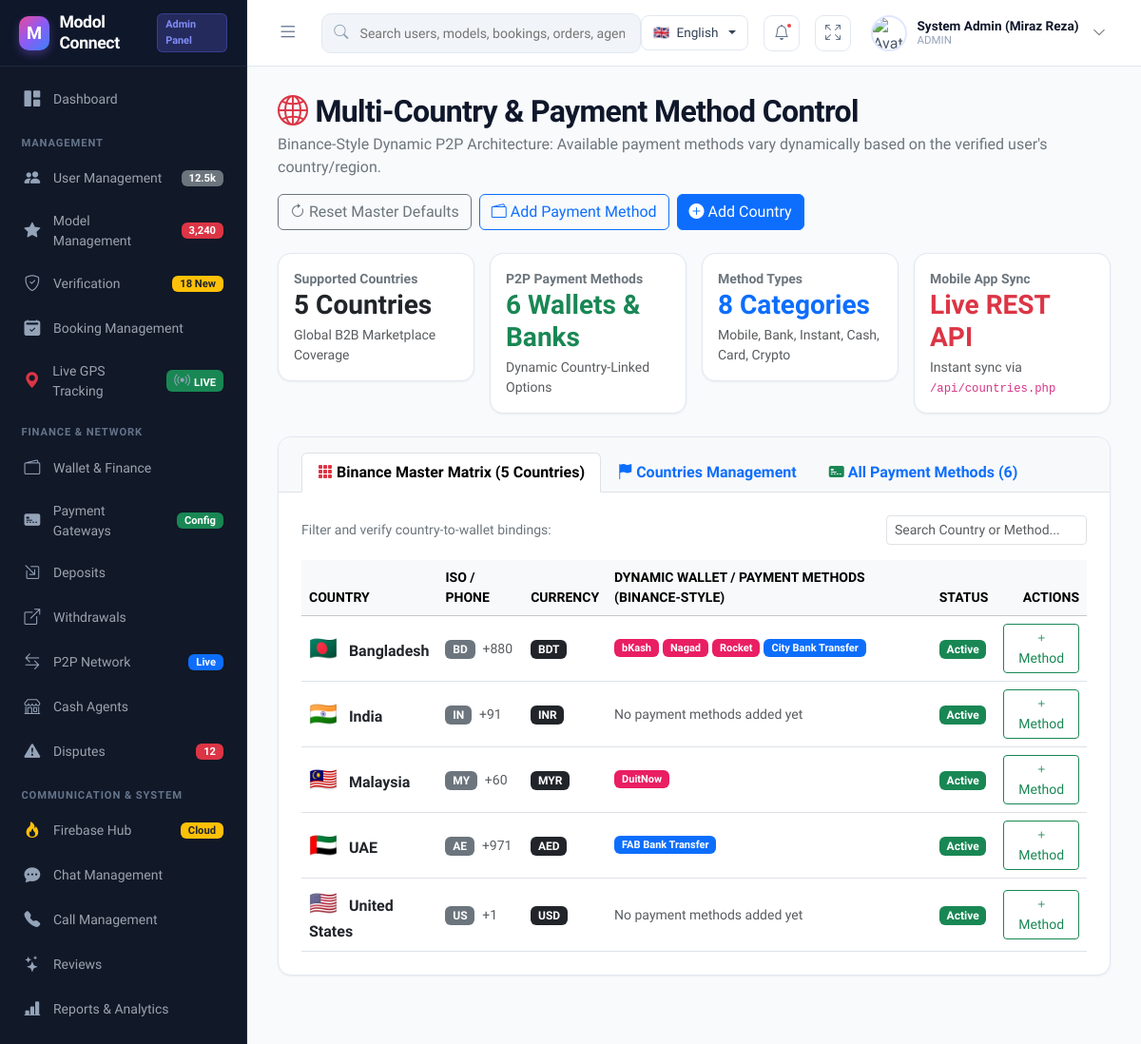
/admin/country_currency.php (signed in), run on the app's committed database.
### tables this page shows
CREATE TABLE IF NOT EXISTS `countries` (
    `id` INT AUTO_INCREMENT PRIMARY KEY,
    `country_name` VARCHAR(100) NOT NULL,
    `iso_code` VARCHAR(10) NOT NULL,
    `phone_code` VARCHAR(15) NOT NULL,
    `currency_code` VARCHAR(10) NOT NULL,
    `flag` VARCHAR(20) DEFAULT '🌐',
    `status` VARCHAR(30) DEFAULT 'Active',
    `created_at` TIMESTAMP DEFAULT CURRENT_TIMESTAMP
);

CREATE TABLE IF NOT EXISTS `payment_methods` (
    `id` INT AUTO_INCREMENT PRIMARY KEY,
    `country_id` INT NOT NULL,
    `method_name` VARCHAR(100) NOT NULL,
    `method_type` VARCHAR(50) DEFAULT 'Mobile Wallet',
    `logo` VARCHAR(255) DEFAULT '',
    `min_amount` DECIMAL(12,2) DEFAULT 100.00,
    `max_amount` DECIMAL(12,2) DEFAULT 500000.00,
    `status` VARCHAR(30) DEFAULT 'Active',
    `created_at` TIMESTAMP DEFAULT CURRENT_TIMESTAMP,
    INDEX (`country_id`)
);

### admin/country_currency.php (the view, shortened to what this page needs)
<?php
require_once __DIR__ . '/layout.php';
$db = null;
try {
    $db = Database::getInstance();
} catch (Throwable $e) {
    error_log("Country currency DB connect notice: " . $e->getMessage());
}
if ($db) {
    try {
    if (Database::isMySQL()) {
        $db->exec("
        CREATE TABLE IF NOT EXISTS `countries` (
            `id` INT AUTO_INCREMENT PRIMARY KEY,
            `country_name` VARCHAR(100) NOT NULL,
            `iso_code` VARCHAR(10) NOT NULL,
            `phone_code` VARCHAR(15) NOT NULL,
            `currency_code` VARCHAR(10) NOT NULL,
            `flag` VARCHAR(20) DEFAULT '🌐',
            `status` VARCHAR(20) DEFAULT 'Active',
            `created_at` TIMESTAMP DEFAULT CURRENT_TIMESTAMP
        ) ENGINE=InnoDB DEFAULT CHARSET=utf8mb4 COLLATE=utf8mb4_unicode_ci;
        ");
        $db->exec("
        CREATE TABLE IF NOT EXISTS `payment_methods` (
            `id` INT AUTO_INCREMENT PRIMARY KEY,
            `country_id` INT NOT NULL,
            `method_name` VARCHAR(100) NOT NULL,
            `method_type` VARCHAR(50) DEFAULT 'Mobile Wallet',
            `logo` VARCHAR(255) DEFAULT '',
            `min_amount` DECIMAL(12,2) DEFAULT 100.00,
            `max_amount` DECIMAL(12,2) DEFAULT 500000.00,
            `status` VARCHAR(20) DEFAULT 'Active',
            `created_at` TIMESTAMP DEFAULT CURRENT_TIMESTAMP
        ) ENGINE=InnoDB DEFAULT CHARSET=utf8mb4 COLLATE=utf8mb4_unicode_ci;
        ");
        $db->exec("
        CREATE TABLE IF NOT EXISTS `countries_currencies` (
            `id` INT AUTO_INCREMENT PRIMARY KEY,
            `country_code` VARCHAR(10) NOT NULL,
            `country_name` VARCHAR(100) NOT NULL,
            `flag` VARCHAR(20) DEFAULT '🌐',
            `currency_code` VARCHAR(10) NOT NULL,
            `currency_symbol` VARCHAR(10) NOT NULL,
            `rate_to_usd` DECIMAL(12,4) NOT NULL DEFAULT 1.0000,
            `min_deposit` DECIMAL(12,2) DEFAULT 500.00,
            `min_withdrawal` DECIMAL(12,2) DEFAULT 1000.00,
            `status` VARCHAR(20) DEFAULT 'Active',
            `updated_at` TIMESTAMP DEFAULT CURRENT_TIMESTAMP ON UPDATE CURRENT_TIMESTAMP,
            `created_at` TIMESTAMP DEFAULT CURRENT_TIMESTAMP
        ) ENGINE=InnoDB DEFAULT CHARSET=utf8mb4 COLLATE=utf8mb4_unicode_ci;
        ");
    }
} catch (Throwable $e) {
    error_log("Country/currency table check notice: " . $e->getMessage());
}
}
$countries = [];
$methodsByCountry = [];
if ($db) {
    try {
        $countries = $db->query("SELECT * FROM countries ORDER BY country_name ASC")->fetchAll(PDO::FETCH_ASSOC);
        $allMethodsStmt = $db->query("SELECT pm.*, c.country_name, c.flag, c.currency_code FROM payment_methods pm JOIN countries c ON pm.country_id = c.id ORDER BY c.country_name ASC, pm.id ASC");
        $allMethods = $allMethodsStmt->fetchAll(PDO::FETCH_ASSOC);
        foreach ($allMethods as $m) {
            $methodsByCountry[$m['country_id']][] = $m;
        }
    } catch (Throwable $e) {
        error_log("Country/currency query error: " . $e->getMessage());
        $msg = "Database query notice: " . $e->getMessage();
        $msgType = "warning";
    }
} else {
    $msg = "Database offline. Viewing system cached regional data.";
    $msgType = "warning";
}
?>
<div class="d-flex justify-content-between align-items-center mb-4 flex-wrap gap-3">
    <div>
        <h2 class="fw-bold mb-1" style="color: #0f172a; letter-spacing: -0.02em;">
            <i class="bi bi-globe2 text-danger me-2"></i>Multi-Country & Payment Method Control
        </h2>
        <p class="text-secondary mb-0">
            Binance-Style Dynamic P2P Architecture: Available payment methods vary dynamically based on the verified user's country/region.
        </p>
    </div>
    <div class="d-flex gap-2">
        <form method="POST" onsubmit="return confirm('Restore all 60+ countries and standard Binance P2P payment methods?');" class="d-inline">
            <button type="submit" class="btn btn-outline-secondary">
                <i class="bi bi-arrow-clockwise me-1"></i>Reset Master Defaults
            </button>
        </form>
        <button class="btn btn-outline-primary" data-bs-toggle="modal" data-bs-target="#addMethodModal">
            <i class="bi bi-wallet2 me-1"></i>Add Payment Method
        </button>
        <button class="btn btn-primary" data-bs-toggle="modal" data-bs-target="#addCountryModal">
            <i class="bi bi-plus-circle-fill me-1"></i>Add Country
        </button>
    </div>
</div>
<div class="row g-3 mb-4">
    <div class="col-md-3">
        <div class="card card-custom p-3 bg-white">
            <div class="text-secondary small fw-semibold">Supported Countries</div>
            <div class="h3 fw-bold mb-0 text-dark"><?= count($countries) ?> Countries</div>
            <div class="small text-muted mt-1">Global B2B Marketplace Coverage</div>
        </div>
    </div>
    <div class="col-md-3">
        <div class="card card-custom p-3 bg-white">
            <div class="text-secondary small fw-semibold">P2P Payment Methods</div>
            <div class="h3 fw-bold mb-0 text-success"><?= count($allMethods) ?> Wallets & Banks</div>
            <div class="small text-muted mt-1">Dynamic Country-Linked Options</div>
        </div>
    </div>
    <div class="col-md-3">
        <div class="card card-custom p-3 bg-white">
            <div class="text-secondary small fw-semibold">Method Types</div>
            <div class="h3 fw-bold mb-0 text-primary">8 Categories</div>
            <div class="small text-muted mt-1">Mobile, Bank, Instant, Cash, Card, Crypto</div>
        </div>
    </div>
    <div class="col-md-3">
        <div class="card card-custom p-3 bg-white">
            <div class="text-secondary small fw-semibold">Mobile App Sync</div>
            <div class="h3 fw-bold mb-0 text-danger">Live REST API</div>
            <div class="small text-muted mt-1">Instant sync via <code>/api/countries.php</code></div>
        </div>
    </div>
</div>
<div class="card card-custom p-0 overflow-hidden mb-4">
    <div class="border-bottom px-4 pt-3 bg-light">
        <ul class="nav nav-tabs border-0" id="matrixTab" role="tablist">
            <li class="nav-item">
                <a class="nav-link active fw-semibold" data-bs-toggle="tab" href="#matrix">
                    <i class="bi bi-grid-3x3-gap-fill me-1 text-danger"></i>Binance Master Matrix (<?= count($countries) ?> Countries)
                </a>
            </li>
            <li class="nav-item">
                <a class="nav-link fw-semibold" data-bs-toggle="tab" href="#countries_list">
                    <i class="bi bi-flag-fill me-1 text-primary"></i>Countries Management
                </a>
            </li>
            <li class="nav-item">
                <a class="nav-link fw-semibold" data-bs-toggle="tab" href="#methods_list">
                    <i class="bi bi-credit-card-2-front-fill me-1 text-success"></i>All Payment Methods (<?= count($allMethods) ?>)
                </a>
            </li>
        </ul>
    </div>
    <div class="tab-content p-4" id="matrixTabContent">
        <div class="tab-pane fade show active" id="matrix">
            <div class="d-flex justify-content-between align-items-center mb-3 flex-wrap gap-2">
                <span class="text-secondary small">Filter and verify country-to-wallet bindings:</span>
                <input type="text" id="matrixSearch" class="form-control form-control-sm w-auto" placeholder="Search Country or Method..." onkeyup="filterMatrixTable()">
            </div>
            <div class="table-responsive">
                <table class="table table-hover align-middle mb-0" id="matrixTable">
                    <thead class="table-light text-secondary small text-uppercase">
                        <tr>
                            <th>Country</th>
                            <th>ISO / Phone</th>
                            <th>Currency</th>
                            <th>Dynamic Wallet / Payment Methods (Binance-Style)</th>
                            <th>Status</th>
                            <th class="text-end">Actions</th>
                        </tr>
                    </thead>
                    <tbody>
                        <?php foreach ($countries as $c): ?>
                            <?php
                            $cMethods = $methodsByCountry[$c['id']] ?? [];
                            ?>
                            <tr>
                                <td>
                                    <span class="fs-4 me-2"><?= htmlspecialchars($c['flag']) ?></span>
                                    <strong class="text-dark"><?= htmlspecialchars($c['country_name']) ?></strong>
                                </td>
                                <td>
                                    <span class="badge bg-secondary"><?= htmlspecialchars($c['iso_code']) ?></span>
                                    <span class="text-muted small ms-1"><?= htmlspecialchars($c['phone_code']) ?></span>
                                </td>
                                <td>
                                    <span class="badge bg-dark fw-bold"><?= htmlspecialchars($c['currency_code']) ?></span>
                                </td>
                                <td>
                                    <?php if (empty($cMethods)): ?>
                                        <span class="text-muted small">No payment methods added yet</span>
                                    <?php else: ?>
                                        <div class="d-flex flex-wrap gap-1">
                                            <?php foreach ($cMethods as $m): ?>
                                                <?php
                                                $badgeClass = match($m['method_type']) {
                                                    'Mobile Wallet' => 'bg-pink text-white',
                                                    'Instant Bank' => 'bg-info text-dark',
                                                    'Bank Transfer' => 'bg-primary text-white',
                                                    'Cash' => 'bg-success text-white',
                                                    'E-Wallet' => 'bg-warning text-dark',
                                                    default => 'bg-secondary text-white'
                                                };
                                                ?>
                                                <span class="badge <?= $badgeClass ?> px-2 py-1" style="font-size: 11px;" title="<?= htmlspecialchars($m['method_type']) ?> (Min: <?= $m['min_amount'] ?> - Max: <?= $m['max_amount'] ?>)">
                                                    <?= htmlspecialchars($m['method_name']) ?>
                                                </span>
                                            <?php endforeach; ?>
                                        </div>
                                    <?php endif; ?>
                                </td>
                                <td>
                                    <span class="badge <?= $c['status'] === 'Active' ? 'bg-success' : 'bg-secondary' ?>">
                                        <?= htmlspecialchars($c['status']) ?>
                                    </span>
                                </td>
                                <td class="text-end">
                                    <button class="btn btn-sm btn-outline-success" onclick="openAddMethodForCountry(<?= $c['id'] ?>, '<?= htmlspecialchars(addslashes($c['country_name'])) ?>')">
                                        <i class="bi bi-plus"></i> Method
                                    </button>
                                </td>
                            </tr>
                        <?php endforeach; ?>
                    </tbody>
                </table>
            </div>
        </div>
    </div>
</div>

### data on the page
countries: flag "🇧🇩", country_name "Bangladesh", iso_code "BD", phone_code "+880", currency_code "BDT", status "Active"
payment_methods: method_name "bKash"
payment_methods: method_name "Nagad"
payment_methods: method_name "Rocket"
payment_methods: method_name "City Bank Transfer"
countries: flag "🇮🇳", country_name "India", iso_code "IN", phone_code "+91", currency_code "INR", shows "No payment methods added yet", status "Active"
countries: flag "🇲🇾", country_name "Malaysia", iso_code "MY", phone_code "+60", currency_code "MYR", status "Active"
payment_methods: method_name "DuitNow"
countries: flag "🇦🇪", country_name "UAE", iso_code "AE", phone_code "+971", currency_code "AED", status "Active"
payment_methods: method_name "FAB Bank Transfer"
countries: flag "🇺🇸", country_name "United States", iso_code "US", phone_code "+1", currency_code "USD", shows "No payment methods added yet", status "Active"

### other printed values
$adminName "System Admin (Miraz Reza)"
$adminRole "ADMIN"
count($countries) "5"
count($allMethods) "6"
